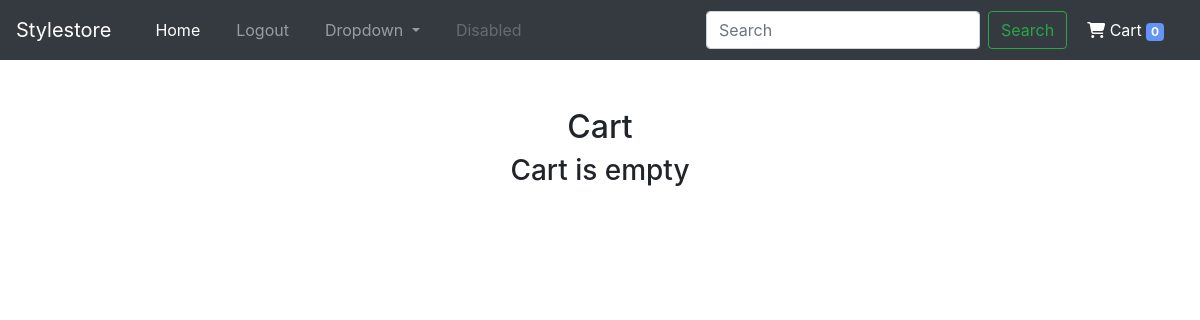
The app's page /cart/ (signed in), older data.
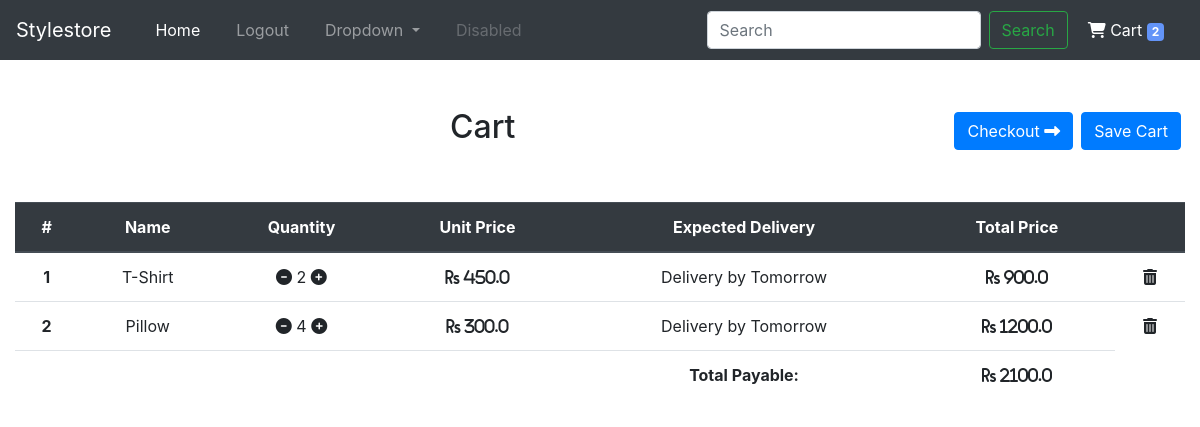
The same page, newer data.
### main/models.py (models this page shows, shortened)
class Cart(models.Model):
    user = models.ForeignKey(CustomUser, on_delete=models.CASCADE)
    is_purchased = models.BooleanField()
    order = models.ForeignKey(Order, on_delete=models.CASCADE, null = True, blank = True)
    complete_design = models.ForeignKey(CompleteDesign, on_delete=models.CASCADE)
    template = models.ForeignKey(Templates, on_delete=models.CASCADE)
    styled_template_url = models.URLField()
    quantity = models.IntegerField()
    unit_price = models.FloatField()
    added_at = models.DateTimeField(auto_now_add = True)
    last_updated_at = models.DateTimeField(auto_now_add = True)

class Templates(models.Model):
    name = models.CharField(max_length=200)
    image = models.CharField(max_length=200)
    unit_price = models.FloatField()

### main/views.py (the view)
# urls.py: path('cart/', views.cart, name='cart'),
def cart(request):
    context = {
        "error": None
    }
    get_cart = getCart(request, nav_cart_limit)
    if get_cart:
        context = {**context, **get_cart}
        return render(request, 'main/cart.html', context)
    return HttpResponseRedirect('/auth/login?next=/cart')

### main/templatetags/custom_template_tags.py (called while the page is built)
@register.simple_tag()
def multiply(qty, unit_price, *args, **kwargs):
    total_price = qty * unit_price
    return total_price

### main/views.py (called while the page is built)
def getCart(request, limit):
    if not request.user.is_authenticated:
        return None
    custom_user = main_models.CustomUser.objects.filter(username = request.user.get_username())
    cart_products = main_models.Cart.objects.filter(user = custom_user[0].id, is_purchased = False)
    total_payable = 0
    for i in cart_products.values():
        total_payable += (i['quantity'] * i['unit_price'])
    context = {
        "cart_products": cart_products,
        "nav_cart_products": cart_products[:limit],
        "total_cart_payable": total_payable
    }
    return context

### templates/main/cart.html (shortened to what this page needs)
{% extends 'base.html' %}
{% load static %}
{% load custom_template_tags %}
{% block content %}
    {% if cart_products %}
    <div class="container-fluid">
        <div class="py-5 text-center">
            <button class="btn btn-primary float-right m-1" onclick="saveCart()">Save Cart</button>
            <a href="{% url 'checkout' %}"><button class="btn btn-primary float-right m-1">Checkout <i class="fas fa-long-arrow-alt-right"></i></button></a>
            <h2>Cart</h2>
        </div>
        <table class="table table-hover text-center">
            <thead class="thead-dark">
                <tr>
                    <th scope="col">#</th>
                    <th scope="col">Name</th>
                    <th scope="col">Quantity</th>
                    <th scope="col">Unit Price</th>
                    <th scope="col">Expected Delivery</th>
                    <th scope="col">Total Price</th>
                    <th scope="col"></th>
                </tr>
            </thead>
            <tbody>
                {% for each_product in cart_products %}
                <tr onmouseover="showProductImg(this)" onmouseout="hideProductImg(this)">
                    <th scope="row">{{forloop.counter}}</th>
                    <td>
                        {{each_product.template.name}}
                    </td>
                    <td>
                        <i class="fas fa-minus-circle decQty" onclick="changeCartQuantity(this, -1)" style="cursor: pointer;"></i>
                        <span class="cartQty">{{each_product.quantity}}</span>
                        <i class="fas fa-plus-circle incQty" onclick="changeCartQuantity(this, 1)" style="cursor: pointer;"></i>
                    </td>
                    <td>
                        <i class="fas fa-rupee-sign unit_price">
                        {{each_product.unit_price}}
                        </i>
                    </td>
                    <td>Delivery by Tomorrow</td>
                    <td>
                        <i class="fas fa-rupee-sign total_price">
                        {% multiply each_product.quantity each_product.unit_price %}
                        </i>
                    </td>
                    <td>
                        <i class="fas fa-trash-alt" onclick="deleteProduct(this)" style="cursor: pointer;"></i>
                    </td>
                </tr>
                {% endfor %}
                <tr>
                    <td colspan="4"></td>
                    <td><strong>Total Payable:</strong></td>
                    <td><i class="fas fa-rupee-sign" id="total_payable"> {{total_cart_payable}}</i></td>
                </tr>
            </tbody>
        </table>
    </div>
    {% else %}
    <div class="container-fluid">
        <div class="py-5 text-center">
            <h2>Cart</h2>
            <h3>Cart is empty</h3>
        </div>
    {% endif %}
{% endblock %}

### templates/base.html (shortened to what this page needs)
{% load static %}
{% load custom_template_tags %}
<!DOCTYPE html>
<html lang='en'>
<head>
    {% if user.is_authenticated %}
    <link rel="stylesheet" href="{% static 'css/cart.css'%}">
    {% endif %}
    <link rel="stylesheet" href="https://stackpath.bootstrapcdn.com/bootstrap/4.3.1/css/bootstrap.min.css">
</head>
<body style="overflow-x:hidden;">
    <nav class="navbar navbar-expand-lg navbar-dark bg-dark">
        <a class="navbar-brand" href="{% url 'index' %}">Stylestore</a>
        <div class="collapse navbar-collapse" id="navbarSupportedContent">
            <ul class="navbar-nav mr-auto">
                <li class="nav-item active">
                    <a class="nav-link" href="{% url 'index' %}">Home <span class="sr-only">(current)</span></a>
                </li>
                {% if user.is_authenticated %}
                <li class="nav-item">
                    <a class="nav-link" href="{% url 'logout' %}">Logout</a>
                </li>
                {% endif %}
                <li class="nav-item dropdown">
                    <a class="nav-link dropdown-toggle" href="#" id="navbarDropdown" role="button" data-toggle="dropdown" aria-haspopup="true" aria-expanded="false">
                        Dropdown
                    </a>
                </li>
                <li class="nav-item">
                    <a class="nav-link disabled" href="#">Disabled</a>
                </li>
            </ul>
            <form class="form-inline my-2 my-lg-0">
                <input class="form-control mr-sm-2" type="search" placeholder="Search" aria-label="Search" name="search">
                <button class="btn btn-outline-success my-2 my-sm-0" type="submit">Search</button>
            </form>
            {% if user.is_authenticated %}
            <button class="bg-dark" style="padding: 10px;margin: auto 10px;border:0;color: white;" onclick="fadeToggleCart()" id="cartButton">
                <i class="fas fa-shopping-cart"></i> Cart
                <span class="badge">{{ cart_products|length }}</span>
            </button>
            {% endif %}
        </div>
    </nav>
    {% block content %} {% endblock %}
</body>
</html>

### static/css/cart.css (style rules this page uses)
*, *:before, *:after { box-sizing: border-box; }
body { font: 14px/22px "Lato", Arial, sans-serif; }
nav { padding: 20px 0 40px 0; background: #F8F8F8; font-size: 16px; }
nav ul li { display: inline; padding-left: 20px; }
nav ul li a { color: #777777; text-decoration: none; }
.badge { background-color: #6394F8; border-radius: 10px; color: white; display: inline-block; font-size: 12px; line-height: 1; padding: 3px 7px; text-align: center; vertical-align: middle; white-space: nowrap; }

Row changes from the older to the newer data that the page shows:
added Cart: template.name "T-Shirt", quantity "2", unit_price "450.0", quantity+unit_price "900.0"
added Cart: template.name "Pillow", quantity "4", unit_price "300.0", quantity+unit_price "1200.0"
Text that changed along with them:
{{ cart_products|length }}: "0" → "2"
{{ total_cart_payable }}: (not shown) → "2100.0"
text no longer shown: "Cart is empty"
text now shown: "Save Cart Checkout # Name Quantity Unit Price Expected Delivery Total Price Total Payable:"
